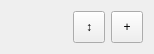
<?xml version="1.0" encoding="UTF-8"?>
<ui version="4.0">
 <class>ManageButtons</class>
 <widget class="QWidget" name="ManageButtons">
  <property name="geometry">
   <rect>
    <x>0</x>
    <y>0</y>
    <width>154</width>
    <height>50</height>
   </rect>
  </property>
  <layout class="QHBoxLayout" name="horizontalLayout">
   <item>
    <spacer name="horizontalSpacer">
     <property name="orientation">
      <enum>Qt::Horizontal</enum>
     </property>
     <property name="sizeHint" stdset="0">
      <size>
       <width>60</width>
       <height>20</height>
      </size>
     </property>
    </spacer>
   </item>
   <item>
    <widget class="QToolButton" name="moveButton">
     <property name="minimumSize">
      <size>
       <width>32</width>
       <height>32</height>
      </size>
     </property>
     <property name="text">
      <string>↕</string>
     </property>
    </widget>
   </item>
   <item>
    <widget class="QToolButton" name="addButton">
     <property name="minimumSize">
      <size>
       <width>32</width>
       <height>32</height>
      </size>
     </property>
     <property name="text">
      <string>+</string>
     </property>
    </widget>
   </item>
  </layout>
 </widget>
 <resources/>
 <connections/>
</ui>
